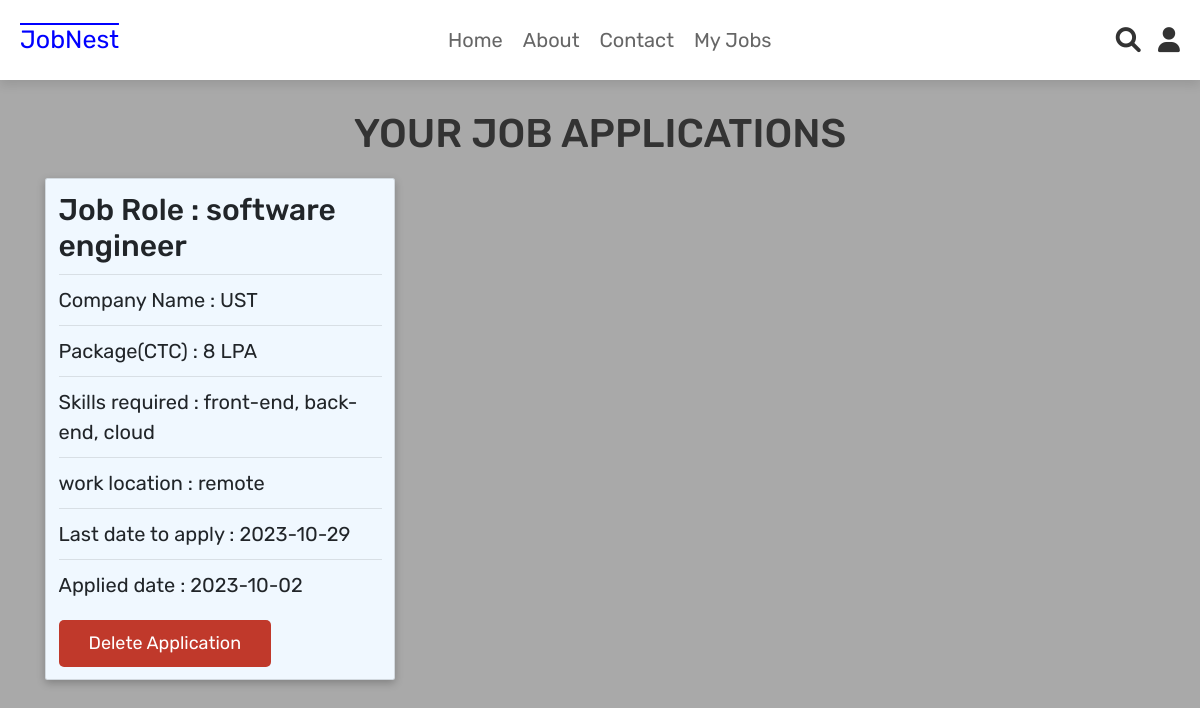
The app's page /myjob.php (signed in) with its own data.
### tables this page shows
CREATE TABLE `joblist` (
  `id` int(10) NOT NULL,
  `role` varchar(100) NOT NULL,
  `cname` varchar(100) NOT NULL,
  `package` float NOT NULL,
  `skill` varchar(100) NOT NULL,
  `place` varchar(100) NOT NULL,
  `date` date NOT NULL
);

CREATE TABLE `jobapplied` (
  `id1` int(11) NOT NULL,
  `applidate` date NOT NULL DEFAULT current_timestamp(),
  `uid` int(11) NOT NULL
);

### myjob.php (the view, shortened to what this page needs)
<?php
include 'config.php';
$user_id = $_SESSION['user_id'];
?>
<!DOCTYPE html>
<html lang="en">
<head>
   <link rel="stylesheet" href="https://cdnjs.cloudflare.com/ajax/libs/font-awesome/6.0.0/css/all.min.css">
   <link rel="stylesheet" href="https://cdn.jsdelivr.net/npm/bootstrap@4.3.1/dist/css/bootstrap.min.css">
   <link rel="stylesheet" href="css/style.css">
</head>
<body>
<?php include 'header.php'; ?>
<br><br>
<h3 class="title">Your job applications</h3>
<div class="container">
<div class="row">
  <?php
         $select_jobs = mysqli_query($conn, "SELECT * FROM `joblist`,`jobapplied` WHERE id = id1 AND uid='$user_id'") or die('query failed');
         if(mysqli_num_rows($select_jobs) > 0){
            while($fetch_jobs = mysqli_fetch_assoc($select_jobs)){
      ?>
<div class="col-md-4">
    <div class="card" id="id3">
      <div class="card-body">
      <h5 class="card-title" id="id2">Job Role : <?php echo $fetch_jobs['role']; ?> </h5><hr>
        <p class="card-text" id="id1">Company Name : <?php echo $fetch_jobs['cname']; ?>  </p><hr>
        <p class="card-text" id="id1">Package(CTC) : <?php echo $fetch_jobs['package']; ?> LPA </p><hr>
        <p class="card-text" id="id1">Skills required : <?php echo $fetch_jobs['skill']; ?> </p><hr>
        <p class="card-text" id="id1">work location : <?php echo $fetch_jobs['place']; ?> </p><hr>
        <p class="card-text" id="id1">Last date to apply : <?php echo $fetch_jobs['date']; ?></p><hr>
        <p class="card-text" id="id1">Applied date : <?php echo $fetch_jobs['applidate']; ?></p>
        <form action="deleteappli.php" method="post">
           <input type="submit" name="delete" class="delete-btn" value="delete application">
         </form>
      </div>
    </div>
     </div>
    <?php
         }
      }else{
         echo '<p class="empty">You have not applied for any jobs</p>';
      }
      ?>
</div>
</div>
<br><br>
</body>
</html>

### css/style.css (style rules this page uses)
:root { --purple:#8e44ad; --red:#c0392b; --orange:#f39c12; --black:#333; --white:#fff; --light-color:#666; --light-white:#ccc; --light-bg:#f5f5f5; --border:.1rem solid var(--black); --box-shadow:0 .5rem 1rem rgba(0,0,0,.1); }
* { font-family: 'Rubik', sans-serif; margin:0; padding:0; box-sizing: border-box; outline: none; border:none; text-decoration: none; transition:all .2s linear; }
html { font-size: 62.5%; overflow-x: hidden; }
.title { text-align: center; margin-bottom: 2rem; text-transform: uppercase; color:var(--black); font-size: 4rem; }
.btn, .option-btn, .delete-btn, .white-btn { display: inline-block; margin-top: 1rem; padding:1rem 3rem; cursor: pointer; color:var(--white); font-size: 1.8rem; border-radius: .5rem; text-transform: capitalize; }
.delete-btn { background-color: var(--red); }

### myjob.php (style rules this page uses)
body { background-color:darkgray; }
#id1 { font-size: 2rem; }
#id2 { font-size: 3rem; }
#id3 { box-shadow: rgba(0, 0, 0, 0.24) 0px 3px 8px; background-color: aliceblue; }

### records on screen
joblist: role "software engineer", cname "UST", package "8", skill "front-end, back-end, cloud", place "remote", date "2023-10-29", jobapplied.applidate "2023-10-02"
